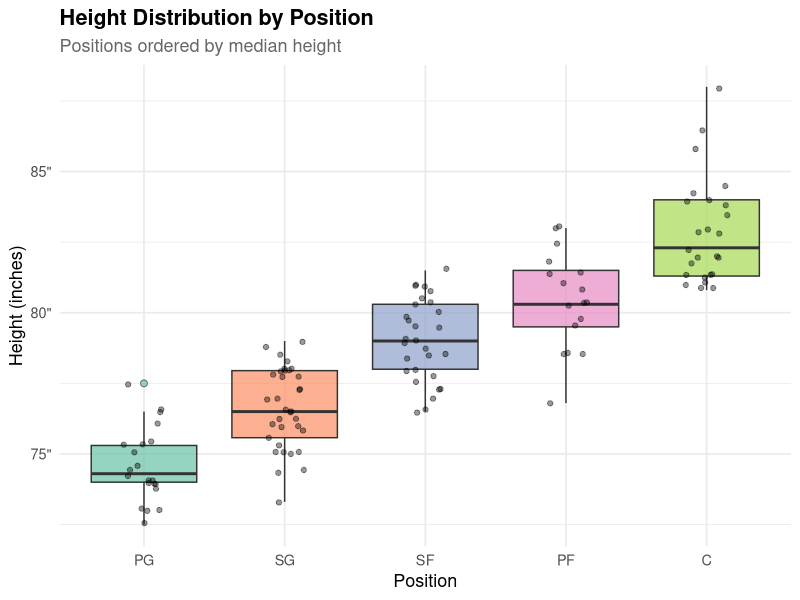
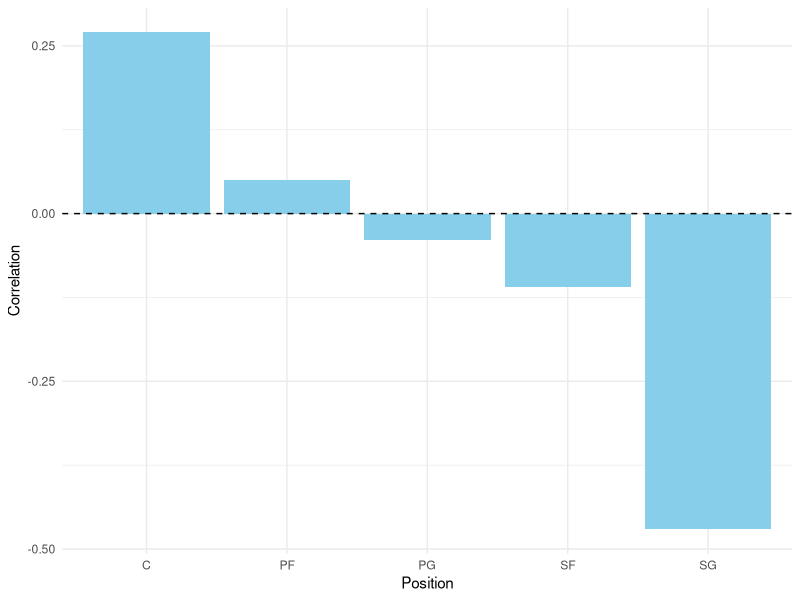
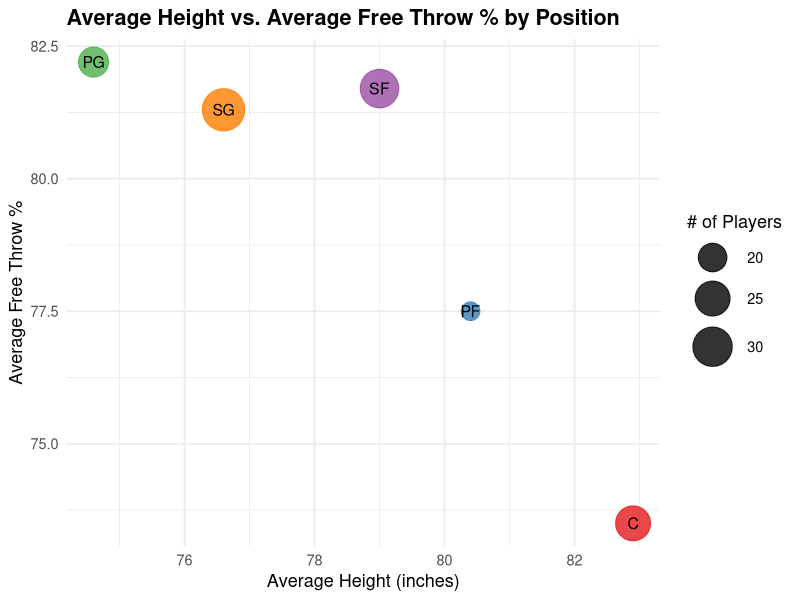

Source code (R) for these figures, in order:
## ---- chunk 1
#| label: plot-robert
#| fig-cap: "Height Distribution by Position for NBA Players with at Least 150 Free Throw Attempts (2025-2026 Season)"
#| fig-alt: "A box plot showing NBA player height distribution across five positions ordered by median height from shortest to tallest: PG, SG, SF, PF, and C. Each box uses a distinct Set2 palette color with semi-transparent jittered points overlaid. Point guards cluster tightly near 74 inches, shooting guards near 77, small forwards near 79, and power forwards near 80. Centers have the highest median near 83 inches and the widest spread, with outliers exceeding 87 inches. The staircase pattern across positions suggests height is strongly associated with positional assignment in the NBA."
#| echo: false
#| warning: false
#| message: false

# Tidyverse Style Guide

# Step 1: Load packages
library(ggplot2)
library(dplyr)
library(readr)
library(ggrepel)
library(knitr)
library(kableExtra)

# Step 2: Load and tidy the data
df <- read_csv("NBAPlayerStats.csv") |>
  rename(
    ft_pct = `FT%`,
    height = `Height (in)`
  ) |>
  mutate(
    ft_pct = as.numeric(gsub("%", "", ft_pct))
  )

# Step 3: Summarize average height and FT% per position
position_summary <- df |>
  group_by(Position) |>
  summarise(
    avg_height = mean(height, na.rm = TRUE),
    avg_ft_pct = mean(ft_pct, na.rm = TRUE),
    count      = n()
  )

# Plot for height distribution by position
df |>
  mutate(Position = reorder(Position, height)) |>
  ggplot(aes(x = Position, y = height, fill = Position)) +
  geom_boxplot(alpha = 0.7, outlier.shape = 21, outlier.size = 2) +
  geom_jitter(width = 0.15, alpha = 0.4, size = 1.5) +
  scale_fill_brewer(palette = "Set2") +
  scale_y_continuous(labels = function(x) paste0(x, '"')) +
  labs(
    title    = "Height Distribution by Position",
    subtitle = "Positions ordered by median height",
    x        = "Position",
    y        = "Height (inches)"
  ) +
  theme_minimal(base_size = 13) +
  theme(
    plot.title      = element_text(face = "bold"),
    plot.subtitle   = element_text(color = "grey40"),
    legend.position = "none"
  )

# Table for height summary by position
df |>
  group_by(Position) |>
  summarise(
    `Player Count`       = n(),
    `Avg Height (in)`    = round(mean(height, na.rm = TRUE), 1),
    `Median Height (in)` = round(median(height, na.rm = TRUE), 1),
    `Min Height (in)`    = round(min(height, na.rm = TRUE), 1),
    `Max Height (in)`    = round(max(height, na.rm = TRUE), 1)
  ) |>
  arrange(desc(`Avg Height (in)`)) |>
  kable(
    caption = "Height Summary by Position for Players Who Shot At Least 150 FT's (tallest to shortest)",
    align   = c("l", "c", "c", "c", "c", "c")
  ) |>
  kable_styling(
    bootstrap_options = c("striped", "hover", "condensed"),
    full_width        = FALSE
  )
## ---- chunk 2
library(tidyverse)
library(knitr)

nba_raw <- read_csv("NBAPlayerStats.csv")

nba_clean <- nba_raw |>
  rename(
    position = Position,
    ft_percent = `FT%`,
    height_in = `Height (in)`
  ) |>
  mutate(
    ft_percent = as.numeric(str_remove(ft_percent, "%")),
    height_in = as.numeric(height_in)
  )

position_corr <- nba_clean |>
  group_by(position) |>
  summarise(
    correlation = round(cor(height_in, ft_percent, use = "complete.obs"), 2),
    avg_ft = round(mean(ft_percent, na.rm = TRUE), 1),
    avg_height = round(mean(height_in, na.rm = TRUE), 1),
    n_players = n(),
    .groups = "drop"
  )
## ---- chunk 3
#| label: fig-connor
#| fig-cap: "Correlation between height and free throw percentage by position."
#| fig-alt: "Bar chart comparing the correlation between player height and free throw percentage across NBA positions (C, PF, PG, SF, SG). Most correlations are close to zero, indicating little relationship between height and free throw shooting within positions. Centers show a small positive correlation, while shooting guards show the strongest negative correlation."
#| fig-pos: "H"

ggplot(position_corr, aes(x = position, y = correlation)) +
  geom_col(fill = "skyblue") +
  geom_hline(yintercept = 0, linetype = "dashed") +
  labs(
    x = "Position",
    y = "Correlation"
  ) +
  theme_minimal()
## ---- chunk 4
#| label: tbl-connor
#| tbl-cap: "Correlation between height and free throw percentage by position."
#| tbl-pos: "H"

kable(
  position_corr,
  col.names = c("Position", "Correlation", "Avg FT%", "Avg Height", "Players")
)
## ---- chunk 5
#| echo: false

#Tidyverse style guide
library(readr)
library(dplyr)
library(ggplot2)
library(knitr)

# Tidy the data
nba <- read_csv("NBAPlayerStats.csv") |>
  rename(
    ft_pct   = `FT%`,
    height   = `Height (in)`,
    position = Position
  ) |>
  mutate(
    ft_pct = as.numeric(gsub("%", "", ft_pct)),
    height = as.numeric(height)
  )

# Summarize by position
pos_summary <- nba |>
  group_by(position) |>
  summarise(
    avg_height = round(mean(height, na.rm = TRUE), 1),
    avg_ft_pct = round(mean(ft_pct,  na.rm = TRUE), 1),
    n_players  = n(),
    .groups = "drop"
  )
## ---- chunk 6
#Plot-aidan — Average height vs. FT% by position
#| label: plot-aidan
#| fig-cap: "Average height vs. average FT% by position. Bubble size shows number of players in each group."
#| fig-alt: "Scatter plot of average height vs. free throw percentage by basketball position."
ggplot(pos_summary, aes(x = avg_height, y = avg_ft_pct,
                        size = n_players, color = position)) +
  geom_point(alpha = 0.8) +
  geom_text(aes(label = position), color = "black", size = 4, hjust = 0.5, vjust = 0.5)+  
  scale_size_continuous(range = c(6, 14), name = "# of Players") +
  scale_color_brewer(palette = "Set1", guide = "none") +
  labs(
    title = "Average Height vs. Average Free Throw % by Position",
    x = "Average Height (inches)",
    y = "Average Free Throw %"
  ) +
  theme_minimal(base_size = 13) +
  theme(
    plot.title    = element_text(face = "bold")
  )
## ---- chunk 7
# Table-aidan — Average height vs. FT% by position

#| label: tab-aidan
#| fig-cap: "Provides the corresponding numerical values (Position, Avg Height, Avg FT%, # of Players)."
#| fig-alt: "Table showing average height, free throw percentage, and number of players for basketball positions."

pos_summary |>
  arrange(desc(avg_ft_pct)) |>
  kable(
    caption = "Average Height and Free Throw Percentage by Position",
    col.names = c("Position", "Avg Height (in)", "Avg Free Throw %", "# Players"),
    align = c("l", "c", "c", "c")
  )
